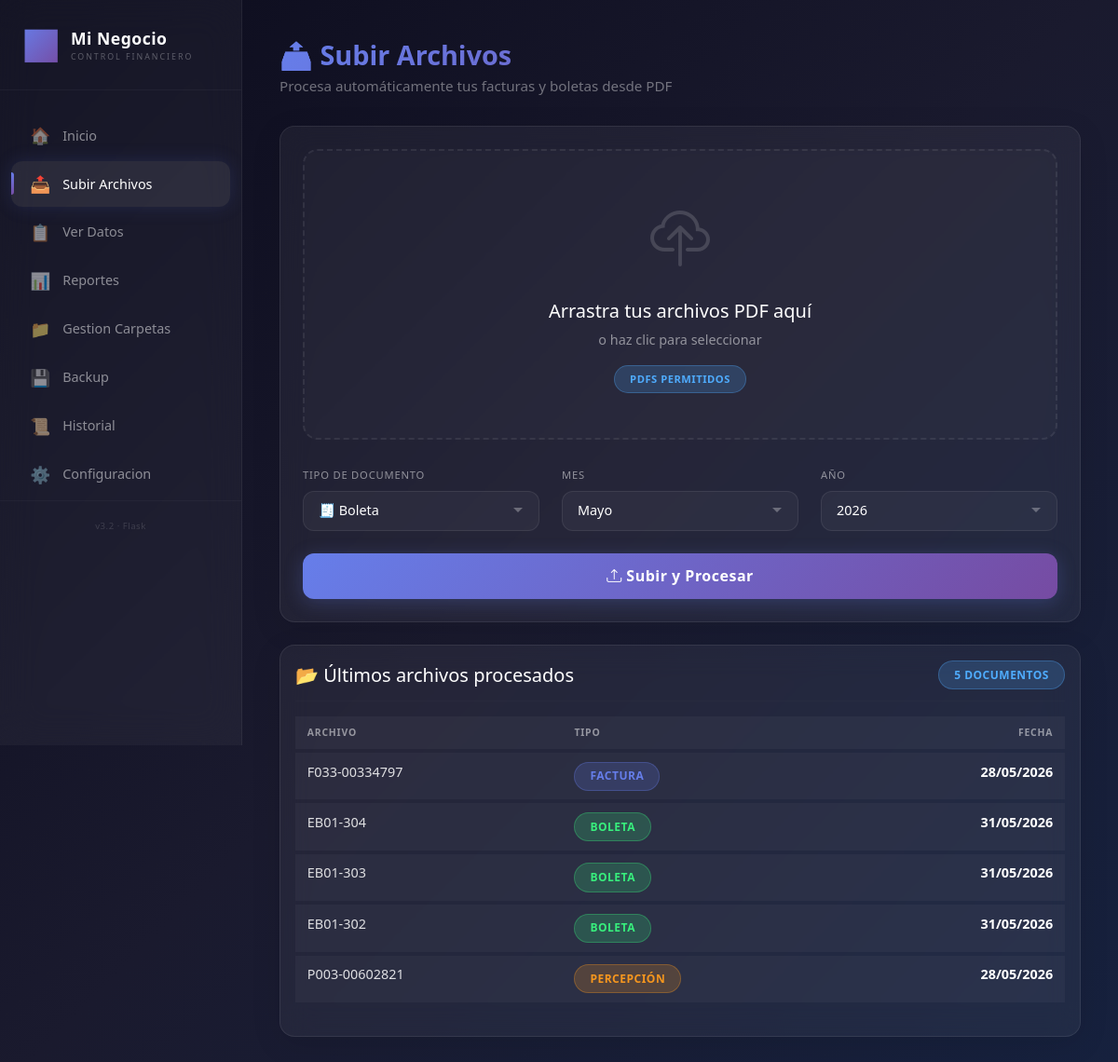
Before: /subir with the older database file.
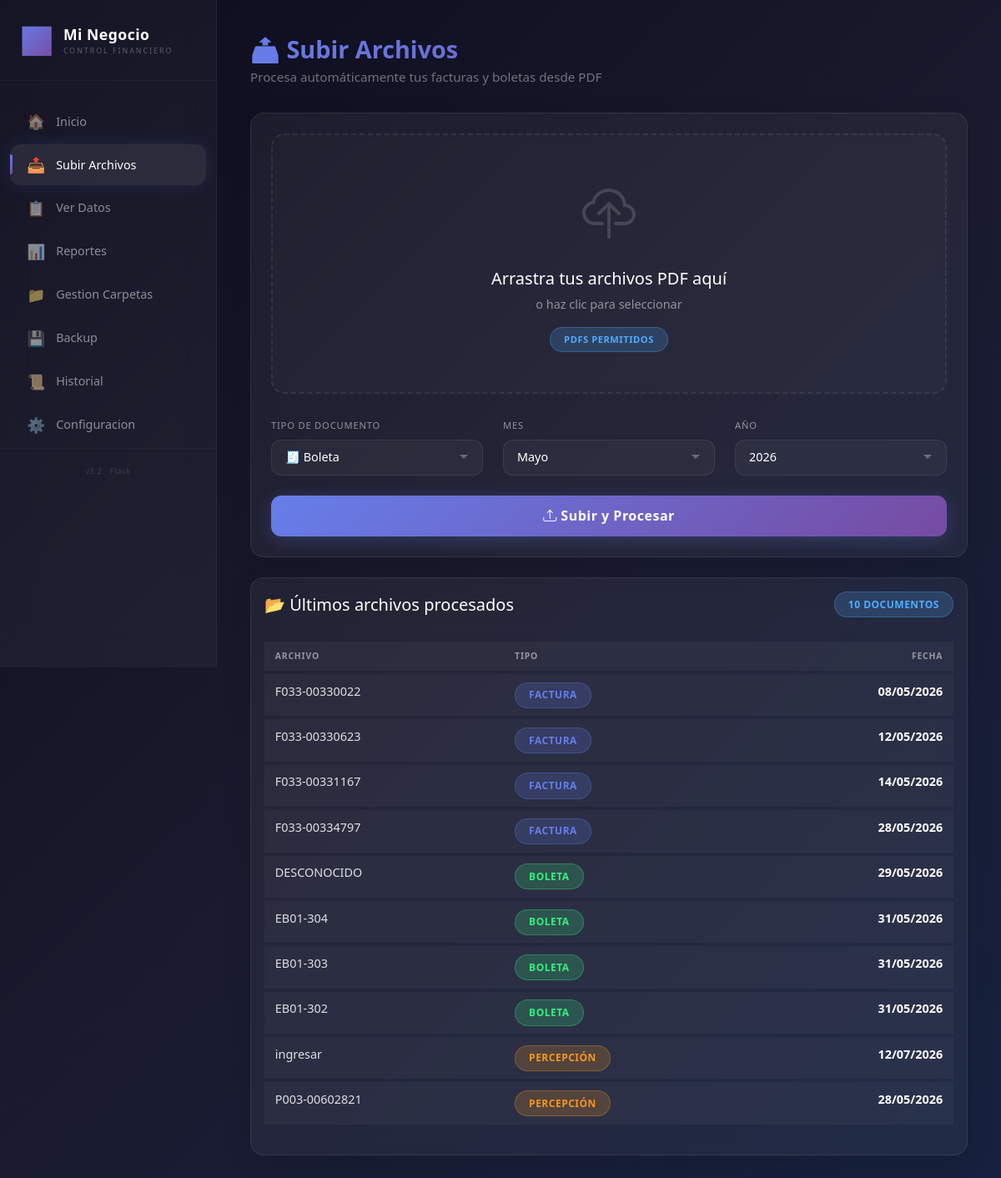
After: the same page with the newer database file.
### src/models/factura_compra.py (models this page shows, shortened)
class FacturaCompra(Base):
    __tablename__ = 'facturas_compras'
    id = Column(Integer, primary_key=True, autoincrement=True)
    ruc_proveedor = Column(String(11))
    proveedor = Column(String(100))
    direccion_proveedor = Column(String(200))
    telefono_proveedor = Column(String(20))
    numero_factura = Column(String(20))
    fecha_emision = Column(Date)  # ← CORREGIDO: antes era 'fecha'
    fecha_vencimiento = Column(Date)
    tipo_comprobante = Column(String(20))
    serie = Column(String(10))
    sub_total = Column(Float)
    igv = Column(Float)
    total_con_descuento = Column(Float)
    percepcion = Column(Float)
    total_pagar = Column(Float)
    otros_cargos = Column(Float)
    descuento = Column(Float)
    productos = Column(Text)
    cantidad_productos = Column(Integer)
    mes = Column(Integer)
    anio = Column(Integer)
    ruta_pdf = Column(String(255))
    fecha_subida = Column(DateTime)
    estado = Column(String(20))
    observaciones = Column(Text)

### src/models/boleta_venta.py (models this page shows, shortened)
class BoletaVenta(Base):
    __tablename__ = 'boletas_venta'
    id = Column(Integer, primary_key=True, autoincrement=True)
    ruc_cliente = Column(String(11))
    cliente = Column(String(100))
    direccion_cliente = Column(String(200))
    numero_boleta = Column(String(20))
    fecha_emision = Column(Date)  # ← CORREGIDO: antes era 'fecha'
    tipo_comprobante = Column(String(20))
    serie = Column(String(10))
    sub_total = Column(Float)
    igv = Column(Float)
    total_con_descuento = Column(Float)
    total_pagar = Column(Float)
    descuento = Column(Float)
    productos = Column(Text)
    cantidad_productos = Column(Integer)
    mes = Column(Integer)
    anio = Column(Integer)
    ruta_pdf = Column(String(255))
    fecha_subida = Column(DateTime)
    estado = Column(String(20))

### src/models/percepcion.py (models this page shows, shortened)
class Percepcion(Base):
    __tablename__ = 'percepciones'
    id = Column(Integer, primary_key=True, autoincrement=True)
    numero_comprobante = Column(String(20))
    numero_documento = Column(String(20))
    proveedor = Column(String(100))
    ruc_proveedor = Column(String(11))
    fecha_emision = Column(Date)  # ← CORREGIDO: antes era 'fecha'
    monto = Column(Float)
    porcentaje = Column(Float)
    monto_percibido = Column(Float)
    mes = Column(Integer)
    anio = Column(Integer)
    ruta_pdf = Column(String(255))
    fecha_subida = Column(DateTime)
    estado = Column(String(20))

### app/routes.py (the view)
@bp.route('/subir')
def subir():
    try:
        session = get_db()
        factura_repo = FacturaRepository(session)
        boleta_repo = BoletaRepository(session)
        percepcion_repo = PercepcionRepository(session)
        mes = 5
        anio = 2026
        facturas = factura_repo.obtener_por_mes_anio(mes, anio)
        boletas = boleta_repo.obtener_por_mes_anio(mes, anio)
        percepciones = percepcion_repo.obtener_por_mes_anio(mes, anio)
        facturas = sorted(facturas, key=lambda x: x.id, reverse=True)
        boletas = sorted(boletas, key=lambda x: x.id, reverse=True)
        percepciones = sorted(percepciones, key=lambda x: x.id, reverse=True)
        total_documentos = len(facturas) + len(boletas) + len(percepciones)
        session.close()
        return render_template(
            'subir.html',
            facturas=facturas,
            boletas=boletas,
            percepciones=percepciones,
            total_documentos=total_documentos,
            mes_actual=mes,
            anio_actual=anio
        )
    except Exception as e:
        print(f"❌ Error en subir: {e}")
        traceback.print_exc()
        return render_template(
            'subir.html',
            facturas=[],
            boletas=[],
            percepciones=[],
            total_documentos=0,
            mes_actual=5,
            anio_actual=2026
        )

### src/database/conexion.py (called while the page is built, shortened)
def get_db():
    return DatabaseConnection().get_session()

    def __new__(cls):
        if cls._instance is None:
            cls._instance = super(DatabaseConnection, cls).__new__(cls)
        return cls._instance

    def _inicializar(self):
        if self._initialized:
            return

    def get_session(self):
        self._inicializar()
        return self._session_factory()

### src/repositories/boleta_repository.py (called while the page is built)
    def obtener_por_mes_anio(self, mes, anio):
        return self.session.query(BoletaVenta).filter(
            BoletaVenta.mes == mes,
            BoletaVenta.anio == anio
        ).all()

### src/repositories/factura_repository.py (called while the page is built)
    def obtener_por_mes_anio(self, mes, anio):
        return self.session.query(FacturaCompra).filter(
            FacturaCompra.mes == mes,
            FacturaCompra.anio == anio
        ).all()

### src/repositories/percepcion_repository.py (called while the page is built)
    def obtener_por_mes_anio(self, mes, anio):
        return self.session.query(Percepcion).filter(
            Percepcion.mes == mes,
            Percepcion.anio == anio
        ).all()

### app/templates/subir.html (shortened to what the changed rows need)
{% extends "base.html" %}
{% block content %}
<div class="page-header">
    <h1 class="page-title">📤 Subir Archivos</h1>
</div>
<div class="glass-card p-3 mt-4">
    <div class="d-flex align-items-center justify-content-between">
        <h5 style="color: #fff; margin: 0;">📂 Últimos archivos procesados</h5>
        <span class="badge-glass bg-info">{{ total_documentos }} documentos</span>
    </div>
    <div id="fileList">
        {% if facturas or boletas or percepciones %}
        <div class="table-responsive">
            <table class="table table-glass">
                <thead>
                    <tr>
                        <th>Archivo</th>
                        <th>Tipo</th>
                        <th class="text-end">Fecha</th>
                    </tr>
                </thead>
                <tbody>
                    {% for f in facturas[:10] %}
                    <tr>
                        <td>{{ f.numero_factura }}</td>
                        <td><span class="badge-glass bg-primary">Factura</span></td>
                        <td class="text-end text-muted-glass">{{ f.fecha_emision.strftime('%d/%m/%Y') if f.fecha_emision else '-' }}</td>
                    </tr>
                    {% endfor %}
                    {% for b in boletas[:10] %}
                    <tr>
                        <td>{{ b.numero_boleta }}</td>
                        <td><span class="badge-glass bg-success">Boleta</span></td>
                        <td class="text-end text-muted-glass">{{ b.fecha_emision.strftime('%d/%m/%Y') if b.fecha_emision else '-' }}</td>
                    </tr>
                    {% endfor %}
                    {% for p in percepciones[:10] %}
                    <tr>
                        <td>{{ p.numero_comprobante }}</td>
                        <td><span class="badge-glass bg-warning">Percepción</span></td>
                        <td class="text-end text-muted-glass">{{ p.fecha_emision.strftime('%d/%m/%Y') if p.fecha_emision else '-' }}</td>
                    </tr>
                    {% endfor %}
                </tbody>
            </table>
        </div>
        {% else %}
        <p class="text-muted-glass">No hay archivos procesados recientemente</p>
        {% endif %}
    </div>
</div>
{% endblock %}

Changed rows visible on the page:
added FacturaCompra: numero_factura "F033-00330022", fecha_emision "08/05/2026"
added FacturaCompra: numero_factura "F033-00330623", fecha_emision "12/05/2026"
added FacturaCompra: numero_factura "F033-00331167", fecha_emision "14/05/2026"
added BoletaVenta: numero_boleta "DESCONOCIDO", fecha_emision "29/05/2026"
added Percepcion: numero_comprobante "ingresar", fecha_emision "12/07/2026"
Other visible differences:
{{ total_documentos }}: "5" → "10"
